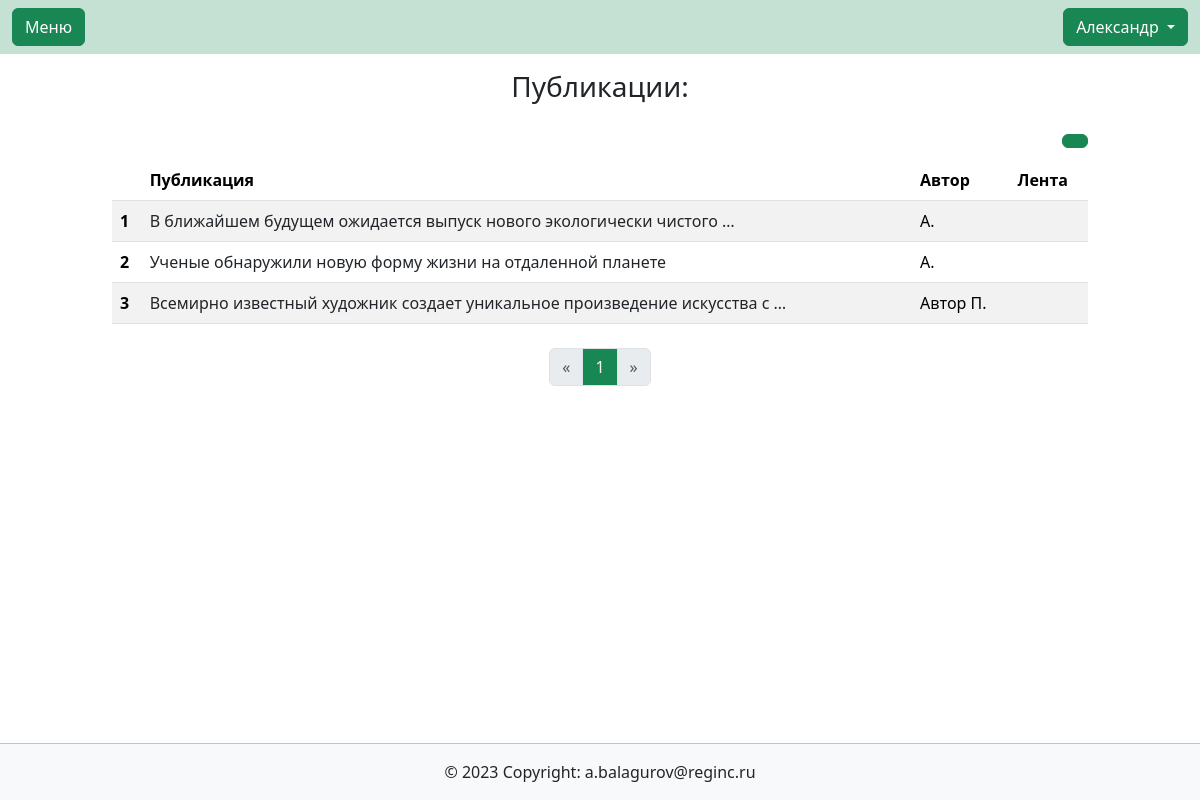
The app's page /contentmanagment/adminnewslist/ (signed in) with its own data.
### users/models.py (models this page shows, shortened)
class User(AbstractUser):
    description = models.CharField(max_length=150, blank=True, verbose_name='Занимаемая должность',)
    class Meta:
        verbose_name_plural = 'Пользователи'
        default_permissions = ()
        permissions = [
            ('edit_profile', 'Сan change his profile data'),
            ('user_administration', 'Can add, change and delete user data')
        ]

### main/models.py (models this page shows, shortened)
class PublicationsModel(models.Model):
    tags = models.ManyToManyField('TagsModel', blank=True, related_name='Тэги')
    autor = models.ForeignKey(User, on_delete=models.PROTECT, related_name='autor')
    title = models.CharField(max_length=150, blank=True)
    text = models.TextField(blank=True)
    date_pub = models.DateTimeField(null=True)
    show_news = models.BooleanField(default=True)
    editor = models.ForeignKey(User, on_delete=models.PROTECT, related_name='editor')
    date_edit = models.DateTimeField(auto_now=True)
    class Meta:
        verbose_name_plural = 'Публикации'
        default_permissions = ()
        permissions = [
            ('main_publications_editor', 'Can edit the publications of any author'),
            ('publications_editor', 'Can add, edit and delete only his own publications')
        ]

### contentmanagment/views.py (the view, shortened to what this page needs)
# urls.py: path('adminnewslist/', views.administratenews, name='admin-newslist'),
@permission_required(['main.main_publications_editor'], raise_exception=True)
def administratenews(request):
    date_start = datetime.date.today() - datetime.timedelta(days=30)
    date_end = datetime.date.today()
    autor_id = 0
    queryset = PublicationsModel.objects.filter(Q(date_pub__date__gte = date_start) & Q(date_pub__date__lte = date_end)).order_by('-date_pub')
    paginator = Paginator(queryset.distinct(), 20)
    page_number = request.GET.get('page')
    newslist = paginator.get_page(page_number)
    perm = Permission.objects.get(codename='publications_editor')
    autors = User.objects.filter(Q(groups__permissions=perm) | Q(user_permissions=perm)).distinct()
    context = {'newslist': newslist, 'autors': autors, 'date_start': date_start.strftime('%Y-%m-%d'), 'date_end': date_end.strftime('%Y-%m-%d'), 'autor_id': autor_id}
    return render(request, 'contentmanagment/adminlist.html', context)

### contentmanagment/templates/contentmanagment/adminlist.html (shortened to what this page needs)
{% extends  'base.html' %}
{% load bootstrap_icons %}
{% block content %}
    <h3 class="text-center py-3">Публикации:</h3>
    <div class="container col-12 col-md-10 py-0">
        <div class="col-12 mb-2 text-end">
            <button class="btn btn-success" type="button" data-bs-toggle="collapse" data-bs-target="#collapseFilter" aria-expanded="false" aria-controls="collapseExample">
            </button>
        </div>
    </div>
    <div class="container col-12 col-md-10">
    <table class="table table-striped">
        <thead>
          <tr>
            <th scope="col"></th>
            <th scope="col">Публикация</th>
            <th scope="col">Автор</th>
            <th scope="col">Лента</th>
          </tr>
        </thead>
        <tbody>
        {% for news in newslist.object_list %}
            <tr class="my-auto align-items-center" style="transform: rotate(0);">
                <th scope="row" class="my-auto">{{ forloop.counter }}</th>
                <td class="my-auto align-items-center"><a class="link-dark text-decoration-none stretched-link" href="{% url 'contentmanagment:creantepublication' news.id %}">{{ news.title|truncatewords:8 }}</a></td>
                <td class="my-auto align-items-center">{{ news.autor.last_name }} {{ news.autor.first_name|slice:":1" }}.</td>
                <td class="my-auto align-items-center">{% if news.show_news == True %}{% bs_icon 'check-circle' size='1.5em' %}{% else %}{% bs_icon 'x-circle' size='1.5em' %}{% endif %}</td>
            </tr>
        {% endfor %}
        </tbody>
    </table>
    <div class="d-flex align-items-center justify-content-center py-2">
        {% include 'render_pagination.html' with pagination=newslist %}
    </div>
</div>
{% endblock content %}

### all_apps/templates/header.html (shortened to what this page needs)
{% load bootstrap_icons %}
<nav class="navbar navbar-expand-lg navbar-light" style="background-color: #C5E1D4;">
    <div class="container-fluid">
        <a class="btn btn-success" data-bs-toggle="offcanvas" href="#offcanvasExample" role="button" aria-controls="offcanvasExample">
            {% bs_icon 'list' size='1.5em' %} Меню
        </a>
        {% if user.is_authenticated %}
            <div class="dropdown ms-3" style="background-color: #C5E1D4;">
                <button class="btn btn-success dropdown-toggle" id="bd-versions" data-bs-toggle="dropdown" aria-expanded="false" data-bs-display="static">
                    {{ user.last_name }} {{ user.first_name }}
                </button>
            </div>
        {% endif %}
    </div>
  </nav>

### main/static/main/css/style.css (style rules this page uses)
body { min-height: 100vh; position: relative; margin: 0; padding-bottom: 55px; box-sizing: border-box; }

### records on screen
User: first_name "Александр"
PublicationsModel: title "В ближайшем будущем ожидается выпуск нового экологически чистого …", autor.first_name "А"
PublicationsModel: title "Ученые обнаружили новую форму жизни на отдаленной планете", autor.first_name "А"
PublicationsModel: title "Всемирно известный художник создает уникальное произведение искусства с …", autor.last_name "Автор", autor.first_name "П"

### other values on screen
{{ p }} "1"
